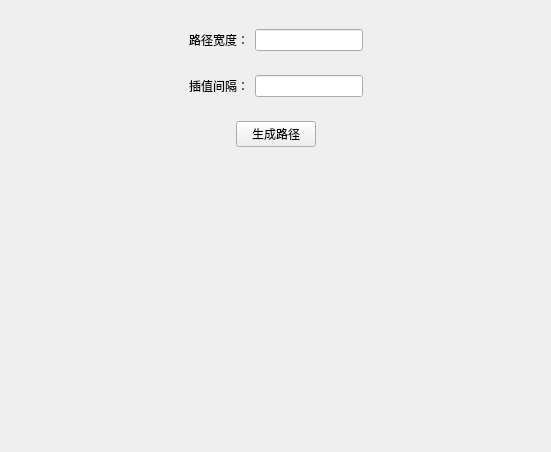
<?xml version="1.0" encoding="UTF-8"?>
<ui version="4.0">
 <class>VectorDieldDriven_PathPara</class>
 <widget class="QWidget" name="VectorDieldDriven_PathPara">
  <property name="geometry">
   <rect>
    <x>0</x>
    <y>0</y>
    <width>551</width>
    <height>452</height>
   </rect>
  </property>
  <property name="windowTitle">
   <string>Form</string>
  </property>
  <layout class="QHBoxLayout" name="horizontalLayout_3">
   <item>
    <spacer name="horizontalSpacer">
     <property name="orientation">
      <enum>Qt::Horizontal</enum>
     </property>
     <property name="sizeHint" stdset="0">
      <size>
       <width>40</width>
       <height>20</height>
      </size>
     </property>
    </spacer>
   </item>
   <item>
    <widget class="QWidget" name="widget" native="true">
     <layout class="QVBoxLayout" name="verticalLayout">
      <item>
       <widget class="QWidget" name="widget_2" native="true">
        <layout class="QHBoxLayout" name="horizontalLayout">
         <item>
          <spacer name="horizontalSpacer_8">
           <property name="orientation">
            <enum>Qt::Horizontal</enum>
           </property>
           <property name="sizeHint" stdset="0">
            <size>
             <width>40</width>
             <height>20</height>
            </size>
           </property>
          </spacer>
         </item>
         <item>
          <widget class="QLabel" name="label">
           <property name="text">
            <string>路径宽度：</string>
           </property>
          </widget>
         </item>
         <item>
          <widget class="QLineEdit" name="lineEdit_PathWidth"/>
         </item>
         <item>
          <spacer name="horizontalSpacer_4">
           <property name="orientation">
            <enum>Qt::Horizontal</enum>
           </property>
           <property name="sizeHint" stdset="0">
            <size>
             <width>40</width>
             <height>20</height>
            </size>
           </property>
          </spacer>
         </item>
        </layout>
       </widget>
      </item>
      <item>
       <widget class="QWidget" name="widget_3" native="true">
        <layout class="QHBoxLayout" name="horizontalLayout_2">
         <item>
          <spacer name="horizontalSpacer_7">
           <property name="orientation">
            <enum>Qt::Horizontal</enum>
           </property>
           <property name="sizeHint" stdset="0">
            <size>
             <width>40</width>
             <height>20</height>
            </size>
           </property>
          </spacer>
         </item>
         <item>
          <widget class="QLabel" name="label_2">
           <property name="text">
            <string>插值间隔：</string>
           </property>
          </widget>
         </item>
         <item>
          <widget class="QLineEdit" name="lineEdit_Interval"/>
         </item>
         <item>
          <spacer name="horizontalSpacer_3">
           <property name="orientation">
            <enum>Qt::Horizontal</enum>
           </property>
           <property name="sizeHint" stdset="0">
            <size>
             <width>40</width>
             <height>20</height>
            </size>
           </property>
          </spacer>
         </item>
        </layout>
       </widget>
      </item>
      <item>
       <widget class="QWidget" name="widget_4" native="true">
        <layout class="QHBoxLayout" name="horizontalLayout_4">
         <item>
          <spacer name="horizontalSpacer_5">
           <property name="orientation">
            <enum>Qt::Horizontal</enum>
           </property>
           <property name="sizeHint" stdset="0">
            <size>
             <width>40</width>
             <height>20</height>
            </size>
           </property>
          </spacer>
         </item>
         <item>
          <widget class="QPushButton" name="pushButton_GenePath">
           <property name="text">
            <string>生成路径</string>
           </property>
          </widget>
         </item>
         <item>
          <spacer name="horizontalSpacer_6">
           <property name="orientation">
            <enum>Qt::Horizontal</enum>
           </property>
           <property name="sizeHint" stdset="0">
            <size>
             <width>40</width>
             <height>20</height>
            </size>
           </property>
          </spacer>
         </item>
        </layout>
       </widget>
      </item>
      <item>
       <spacer name="verticalSpacer">
        <property name="orientation">
         <enum>Qt::Vertical</enum>
        </property>
        <property name="sizeHint" stdset="0">
         <size>
          <width>20</width>
          <height>40</height>
         </size>
        </property>
       </spacer>
      </item>
     </layout>
    </widget>
   </item>
   <item>
    <spacer name="horizontalSpacer_2">
     <property name="orientation">
      <enum>Qt::Horizontal</enum>
     </property>
     <property name="sizeHint" stdset="0">
      <size>
       <width>40</width>
       <height>20</height>
      </size>
     </property>
    </spacer>
   </item>
  </layout>
 </widget>
 <resources/>
 <connections/>
</ui>
